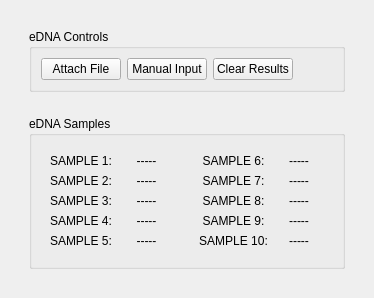
      <widget class="QWidget" name="eDNA_panel_page">
       <layout class="QGridLayout" name="gridLayout_12">
        <item row="0" column="0">
         <widget class="QWidget" name="eDNA_panel_page_tab" native="true">
          <layout class="QVBoxLayout" name="verticalLayout_2" stretch="0,70">
           <item>
            <widget class="QWidget" name="eDNA_button_panel" native="true">
             <layout class="QHBoxLayout" name="horizontalLayout_4">
              <item>
               <widget class="QGroupBox" name="eDNA_button_panel_groupbox">
                <property name="title">
                 <string>eDNA Controls</string>
                </property>
                <layout class="QHBoxLayout" name="horizontalLayout_10" stretch="8,8,8,74">
                 <item>
                  <widget class="QPushButton" name="attachFileEDNA">
                   <property name="text">
                    <string>Attach File</string>
                   </property>
                  </widget>
                 </item>
                 <item>
                  <widget class="QPushButton" name="eDNAFailsafeButton">
                   <property name="text">
                    <string>Manual Input</string>
                   </property>
                  </widget>
                 </item>
                 <item>
                  <widget class="QPushButton" name="eDNAClearResultsButton">
                   <property name="text">
                    <string>Clear Results</string>
                   </property>
                  </widget>
                 </item>
                 <item>
                  <spacer name="horizontalSpacer_15">
                   <property name="orientation">
                    <enum>Qt::Orientation::Horizontal</enum>
                   </property>
                   <property name="sizeHint" stdset="0">
                    <size>
                     <width>40</width>
                     <height>20</height>
                    </size>
                   </property>
                  </spacer>
                 </item>
                </layout>
               </widget>
              </item>
             </layout>
            </widget>
           </item>
           <item>
            <widget class="QWidget" name="eDNA_samples_panel" native="true">
             <layout class="QHBoxLayout" name="horizontalLayout_5">
              <item>
               <widget class="QGroupBox" name="eDNA_samples_panel_groupbox">
                <property name="title">
                 <string>eDNA Samples</string>
                </property>
                <layout class="QHBoxLayout" name="horizontalLayout_9">
                 <item>
                  <widget class="QWidget" name="widget_2" native="true">
                   <layout class="QGridLayout" name="gridLayout_16" columnstretch="40,60">
                    <item row="0" column="0">
                     <widget class="QLabel" name="label_4">
                      <property name="text">
                       <string>SAMPLE 1:</string>
                      </property>
                      <property name="alignment">
                       <set>Qt::AlignmentFlag::AlignCenter</set>
                      </property>
                     </widget>
                    </item>
                    <item row="0" column="1">
                     <widget class="QLabel" name="sample1Label">
                      <property name="text">
                       <string>-----</string>
                      </property>
                      <property name="alignment">
                       <set>Qt::AlignmentFlag::AlignCenter</set>
                      </property>
                     </widget>
                    </item>
                    <item row="1" column="0">
                     <widget class="QLabel" name="label_5">
                      <property name="text">
                       <string>SAMPLE 2:</string>
                      </property>
                      <property name="alignment">
                       <set>Qt::AlignmentFlag::AlignCenter</set>
                      </property>
                     </widget>
                    </item>
                    <item row="1" column="1">
                     <widget class="QLabel" name="sample2Label">
                      <property name="text">
                       <string>-----</string>
                      </property>
                      <property name="alignment">
                       <set>Qt::AlignmentFlag::AlignCenter</set>
                      </property>
                     </widget>
                    </item>
                    <item row="2" column="1">
                     <widget class="QLabel" name="sample3Label">
                      <property name="text">
                       <string>-----</string>
                      </property>
                      <property name="alignment">
                       <set>Qt::AlignmentFlag::AlignCenter</set>
                      </property>
                     </widget>
                    </item>
                    <item row="4" column="0">
                     <widget class="QLabel" name="label_7">
                      <property name="text">
                       <string>SAMPLE 4:</string>
                      </property>
                      <property name="alignment">
                       <set>Qt::AlignmentFlag::AlignCenter</set>
                      </property>
                     </widget>
                    </item>
                    <item row="4" column="1">
                     <widget class="QLabel" name="sample4Label">
                      <property name="text">
                       <string>-----</string>
                      </property>
                      <property name="alignment">
                       <set>Qt::AlignmentFlag::AlignCenter</set>
                      </property>
                     </widget>
                    </item>
                    <item row="5" column="0">
                     <widget class="QLabel" name="label_8">
                      <property name="text">
                       <string>SAMPLE 5:</string>
                      </property>
                      <property name="alignment">
                       <set>Qt::AlignmentFlag::AlignCenter</set>
                      </property>
                     </widget>
                    </item>
                    <item row="5" column="1">
                     <widget class="QLabel" name="sample5Label">
                      <property name="text">
                       <string>-----</string>
                      </property>
                      <property name="alignment">
                       <set>Qt::AlignmentFlag::AlignCenter</set>
                      </property>
                     </widget>
                    </item>
                    <item row="2" column="0">
                     <widget class="QLabel" name="label_6">
                      <property name="text">
                       <string>SAMPLE 3:</string>
                      </property>
                      <property name="alignment">
                       <set>Qt::AlignmentFlag::AlignCenter</set>
                      </property>
                     </widget>
                    </item>
                   </layout>
                  </widget>
                 </item>
                 <item>
                  <widget class="QWidget" name="widget_3" native="true">
                   <layout class="QGridLayout" name="gridLayout_17" columnstretch="40,60">
                    <item row="0" column="0">
                     <widget class="QLabel" name="label_15">
                      <property name="text">
                       <string>SAMPLE 6:</string>
                      </property>
                      <property name="alignment">
                       <set>Qt::AlignmentFlag::AlignCenter</set>
                      </property>
                     </widget>
                    </item>
                    <item row="0" column="1">
                     <widget class="QLabel" name="sample6Label">
                      <property name="text">
                       <string>-----</string>
                      </property>
                      <property name="alignment">
                       <set>Qt::AlignmentFlag::AlignCenter</set>
                      </property>
                     </widget>
                    </item>
                    <item row="1" column="0">
                     <widget class="QLabel" name="label_17">
                      <property name="text">
                       <string>SAMPLE 7:</string>
                      </property>
                      <property name="alignment">
                       <set>Qt::AlignmentFlag::AlignCenter</set>
                      </property>
                     </widget>
                    </item>
                    <item row="1" column="1">
                     <widget class="QLabel" name="sample7Label">
                      <property name="text">
                       <string>-----</string>
                      </property>
                      <property name="alignment">
                       <set>Qt::AlignmentFlag::AlignCenter</set>
                      </property>
                     </widget>
                    </item>
                    <item row="2" column="0">
                     <widget class="QLabel" name="label_19">
                      <property name="text">
                       <string>SAMPLE 8:</string>
                      </property>
                      <property name="alignment">
                       <set>Qt::AlignmentFlag::AlignCenter</set>
                      </property>
                     </widget>
                    </item>
                    <item row="2" column="1">
                     <widget class="QLabel" name="sample8Label">
                      <property name="text">
                       <string>-----</string>
                      </property>
                      <property name="alignment">
                       <set>Qt::AlignmentFlag::AlignCenter</set>
                      </property>
                     </widget>
                    </item>
                    <item row="3" column="0">
                     <widget class="QLabel" name="label_21">
                      <property name="text">
                       <string>SAMPLE 9:</string>
                      </property>
                      <property name="alignment">
                       <set>Qt::AlignmentFlag::AlignCenter</set>
                      </property>
                     </widget>
                    </item>
                    <item row="3" column="1">
                     <widget class="QLabel" name="sample9Label">
                      <property name="text">
                       <string>-----</string>
                      </property>
                      <property name="alignment">
                       <set>Qt::AlignmentFlag::AlignCenter</set>
                      </property>
                     </widget>
                    </item>
                    <item row="4" column="0">
                     <widget class="QLabel" name="label_22">
                      <property name="text">
                       <string>SAMPLE 10:</string>
                      </property>
                      <property name="alignment">
                       <set>Qt::AlignmentFlag::AlignCenter</set>
                      </property>
                     </widget>
                    </item>
                    <item row="4" column="1">
                     <widget class="QLabel" name="sample10Label">
                      <property name="text">
                       <string>-----</string>
                      </property>
                      <property name="alignment">
                       <set>Qt::AlignmentFlag::AlignCenter</set>
                      </property>
                     </widget>
                    </item>
                   </layout>
                  </widget>
                 </item>
                </layout>
               </widget>
              </item>
             </layout>
            </widget>
           </item>
          </layout>
         </widget>
        </item>
       </layout>
      </widget>
